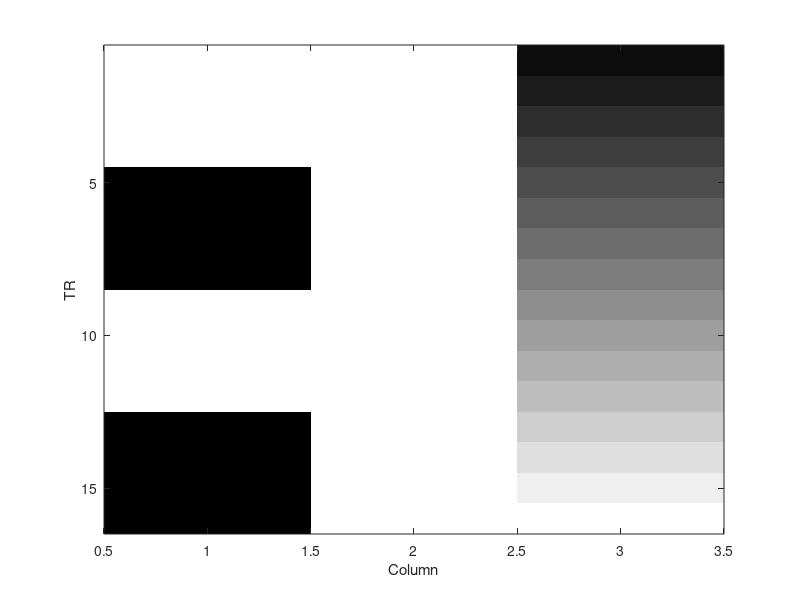

This figure's MATLAB source:
clear all; close all; clc;      % Clear all workspaces
 
% Define number of TRs (nTRs) & scale factor for plotting
nTRs=16; scalefac=4;
 
% Create the boxcar
box=[ones(1,4),zeros(1,4),ones(1,4),zeros(1,4)];
 
% Create the design matrix
X(:,1)=box';
X(:,2)=ones(nTRs,1);
X(:,3)=linspace(1, nTRs, nTRs)';
 
% Scale columns 1 and 2 so all columns have same max
X(:,1)=max(max(X))*X(:,1); X(:,2)=max(max(X))*X(:,2);
 
% Scale and plot the matrix
X=scalefac*X; 
colormap(gray); image(X);
xlabel('Column'); ylabel('TR');




